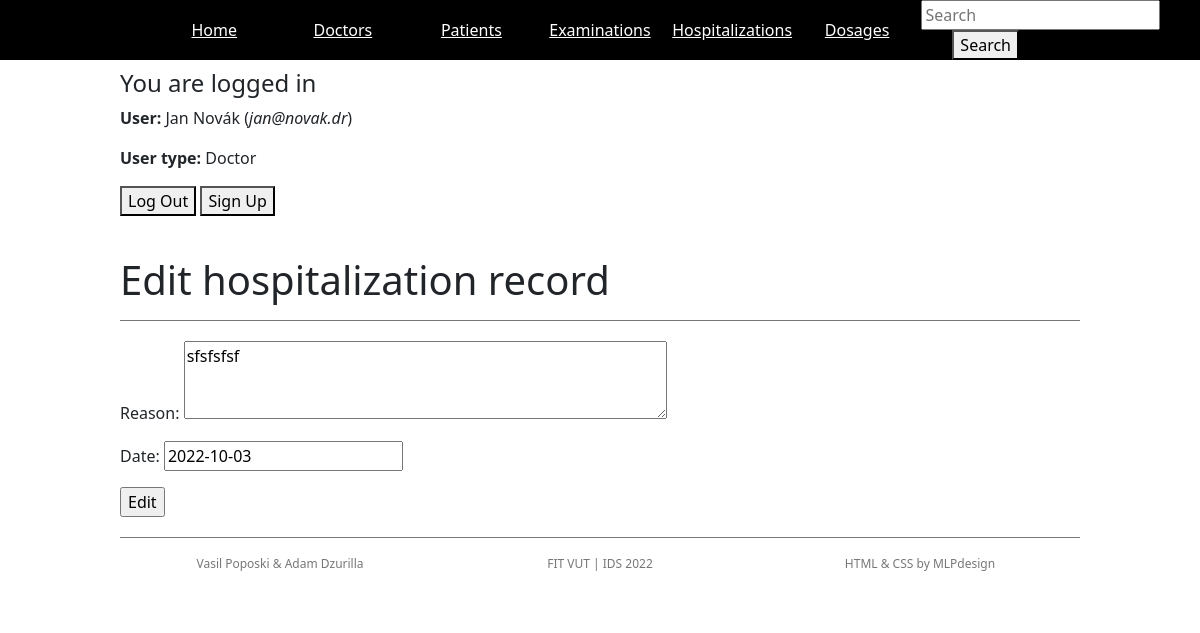
The page /hospitalizations/13/edit/ (signed in) on the database its author committed.
### accounts/models.py (models this page shows, shortened)
class User(AbstractUser):
    is_pacient = models.BooleanField(default=False)
    is_doctor = models.BooleanField(default=False)

### hospitalapp/models.py (models this page shows)
class Hospitalization(models.Model):
    purpose = models.CharField(blank=True, null=True, max_length=400)
    date = models.DateField(blank=False, null=False)
    pacient = models.ForeignKey('accounts.Pacient', on_delete=models.CASCADE)
    doctor = models.ForeignKey('accounts.Doctor', on_delete=models.CASCADE)
    class Meta:
        ordering = ['-date']

### hospitalapp/views.py (the view)
# urls.py: path('hospitalizations/<int:hospitalization_id>/edit/', views.edit_hospitalization, name='edit_hospitalization'),
@login_required
def edit_hospitalization(request, hospitalization_id):
    h = get_object_or_404(Hospitalization, pk=hospitalization_id)
    if request.method == 'POST':
        form = EditHospitalizationForm(request.POST, instance=h)
        if form.is_valid():
            h = form.save(commit=False)
            h.save()
            return redirect('/hospitalizations')
    else:
        form = EditHospitalizationForm(instance=h)
    return render(request, 'hospitalapp/records/edit_hospitalization.html', {'hospitalization': h, 'form': form})

### hospitalapp/forms.py
class EditHospitalizationForm(forms.ModelForm):
    class Meta:
        model = Hospitalization
        fields = ('purpose', 'date')
    date = forms.DateField(required=True, initial=datetime.date.today, input_formats=[
                           '%d-%m-%Y', '%Y-%m-%d', '%d.%m.%Y', '%Y.%m.%d'], )
    purpose = forms.CharField(label='Reason', required=True, widget=forms.Textarea(
        attrs={'name': 'body', 'rows': '3', 'cols': '50'}))

### hospitalapp/templates/hospitalapp/records/edit_hospitalization.html (shortened to what this page needs)
{% extends 'base.html' %}
{% block content %}
<div id="pageheader">
	<h1>Edit hospitalization record</h1>
</div>
<div class="section">
    <form action="{% url 'edit_hospitalization' hospitalization.pk %}" method="POST">
        {{ form.as_p }}
        <input type="submit" value="Edit">
    </form>
</div>
{% endblock %}

### templates/base.html (shortened to what this page needs)
{% load static %}
<!DOCTYPE html>
<html lang="en">
<head>
	<link rel="stylesheet" href="{% static 'styles.css' %}">
	<link rel="stylesheet" href="{% static 'slidy.css' %}">
	<link href="https://cdn.jsdelivr.net/npm/bootstrap@5.0.0-beta1/dist/css/bootstrap.min.css" rel="stylesheet"
>
</head>
<body>
	<div id="menu">
		<nav>
            <ul id="topnav">
				<li><a href="/">Home</a></li>
				<li><a href="{% url 'doctors' %}">Doctors</a></li>
				{% if user.is_authenticated %}
					{% if user.is_doctor %}
						<li><a href="{% url 'patients' %}">Patients</a></li>
						<li><a href="{% url 'examinations' %}">Examinations</a></li>
						<li><a href="{% url 'hospitalizations' %}">Hospitalizations</a></li>
						<li><a href="{% url 'dosages' %}">Dosages</a></li>
					{% endif %}
				{% else %}
					<li><a href="{% url 'login'%}">Log In</a></li>
				{% endif %}
				<li>
                    <form method="POST" action="{% url 'search_result' %}">
                        <input type="search" name="searched" placeholder="Search">
                        <button type="submit">Search</button>
                    </form>
                </li>
			</ul>
		</nav>
	</div>
	<div id="container">
        {% if user.is_authenticated %}
        <div class="section">
            <h4>You are logged in</h4>
			<p><strong>User:</strong> {{ user.first_name }} {{ user.last_name }} (<i>{{ user.username }}</i>)</p>
            <p><strong>User type:</strong> {% if user.is_pacient %} Patient {% endif %} {% if user.is_doctor %} Doctor {% endif %}</p>
			<div>
				<button><a href="{% url 'logout' %}">Log Out</a></button>
				<button><a href="{% url 'signup' %}">Sign Up</a></button>
			</div>
        {% else %}
            <h4>You are not logged in</h4>
            <button><a href="{% url 'login' %}">Log In</a></button>
        {% endif %}
        </div>
        {% block content %} {% endblock %}
    </div>
	<div class="section">
		<div id="credits">
			<div class="col">
				<p>Vasil Poposki &amp Adam Dzurilla</p>
			</div>
			<div class="col">
				<p>FIT VUT | IDS 2022</p>
			</div>
			<div class="col">
				<p><a href="http://mlpdesign.net">HTML & CSS</a> by MLPdesign</p>
			</div>
		</div>
	</div>
</body>
</html>

### static/styles.css (style rules this page uses)
body { background-color:#fefdfb; color: #555; font-family: 'Abel', sans-serif; font-size: 93%; font-weight:normal;margin: 0; }
a:link, a:visited, a:active { color:inherit; text-decoration: none; }
nav { display: table; table-layout: fixed; width: 75%; margin: 0 auto; }
#menu { width:100%; min-height:35px; background-color: #000; position:fixed; z-index:100; top:0; left:0; }
#menu a { background-color:inherit; color: #fff; }
ul#topnav { display: table-row; padding: 0; overflow: hidden; position:relative; bottom:0; }
ul#topnav li { list-style-type: none; display: table-cell; text-align:center; vertical-align:middle; }
ul#topnav li a { display:block; padding:8px; text-decoration:underline; }
#container { width:100%; margin-top:48px; }
#pageheader { padding-top: 20px; display:table; width:80%; margin:auto; }
.section { width:80%; border-top:1px solid #777; padding:20px 0; margin:auto; }
.col { display: table-cell; }
#credits { display:table; table-layout:fixed; width:100%; font-size:12px; color:#777; line-height:100%; text-align:center; }

### static/slidy.css (style rules this page uses)
body { margin: 0; }

### rows shown on the page
User: first_name "Jan", last_name "Novák", username "jan@novak.dr"
Hospitalization: purpose "sfsfsfsf", date "2022-10-03"
